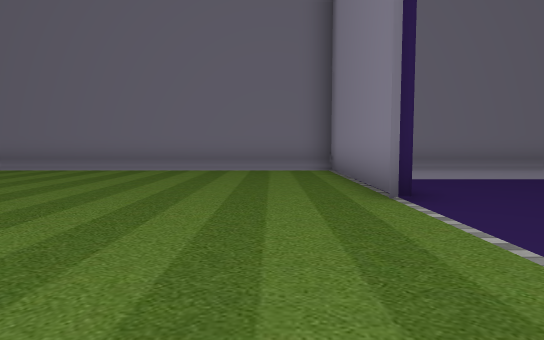
View 1 (above)

22 first-person views from a walk through a scene from a Unity 3-D project. The camera is 1.2 m above the floor, tilts 4° down and sees 75° across. The floor is counted in squares, 2 m on a side. Each view is taken from the middle of a square. On the plan, view 1 faces up. The plan holds only what a view shows up to about 10 squares ahead; the rest is blank. The place goes on beyond the plan. Some surface patterns are stand-ins.

View 2
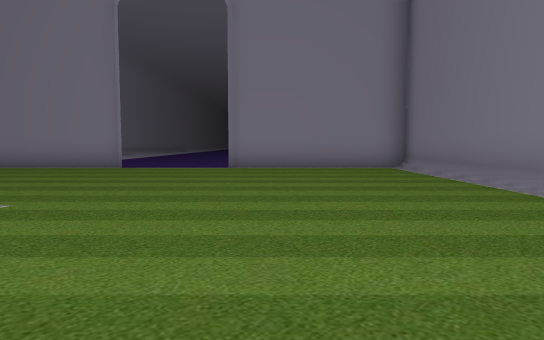

View 3
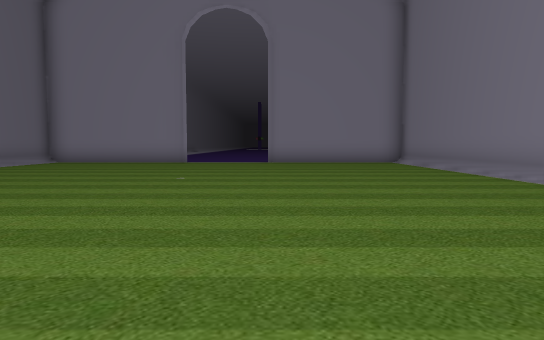

View 4
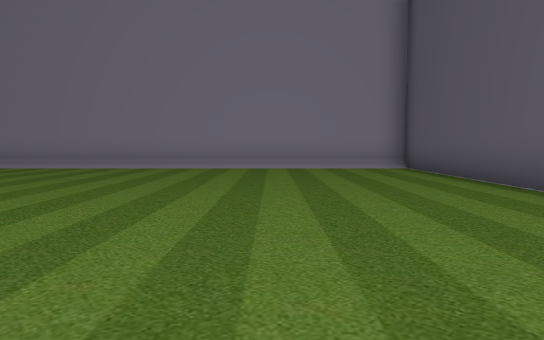

View 5
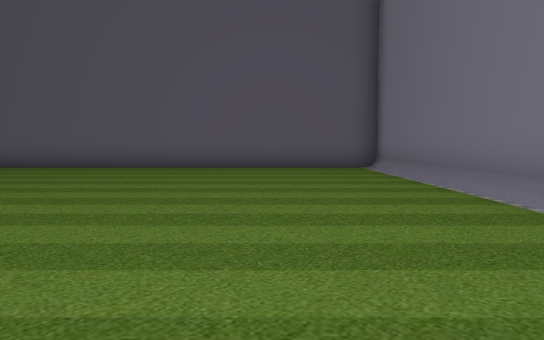

View 6
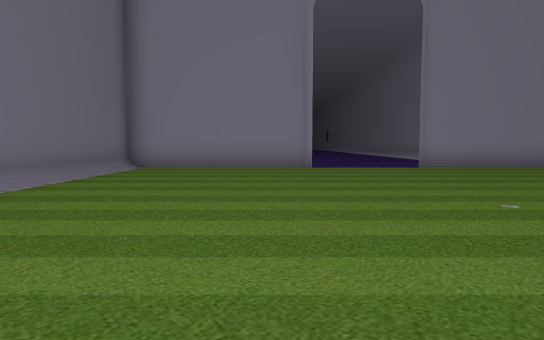

View 7
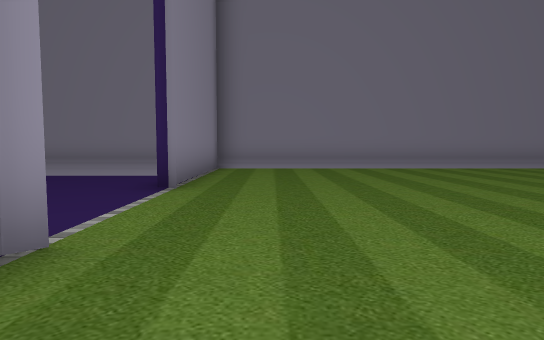

View 8
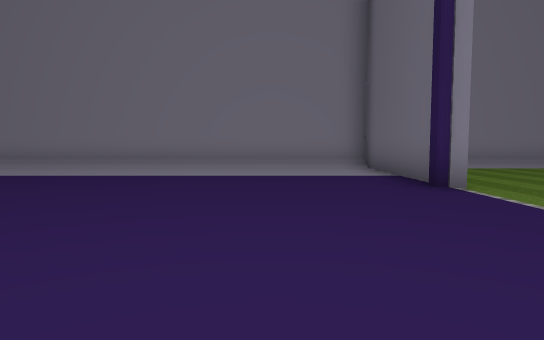

View 9
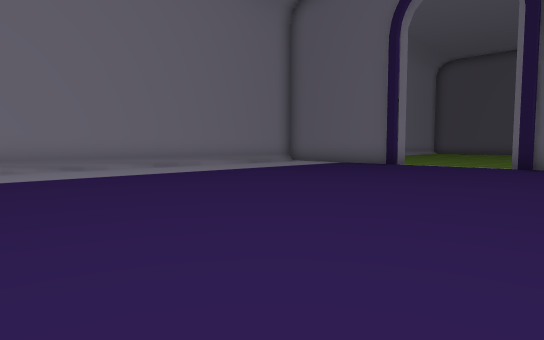

View 10
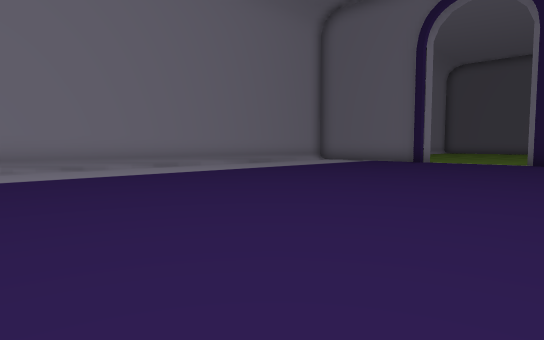

View 11
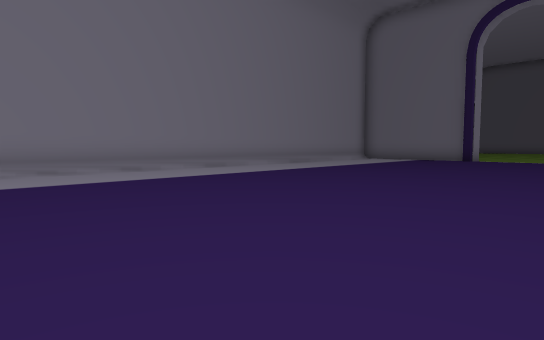

View 12
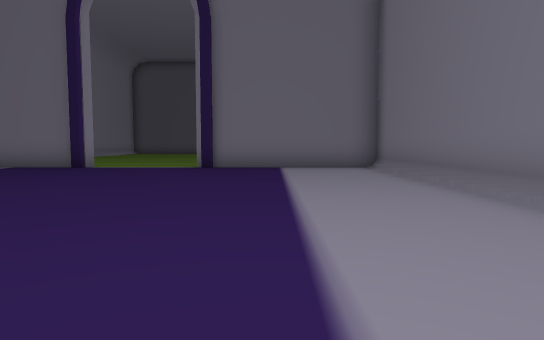

View 13
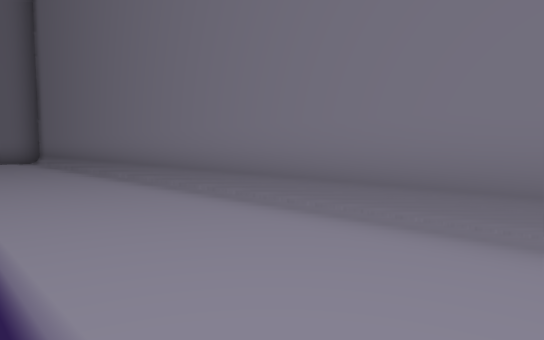

View 14
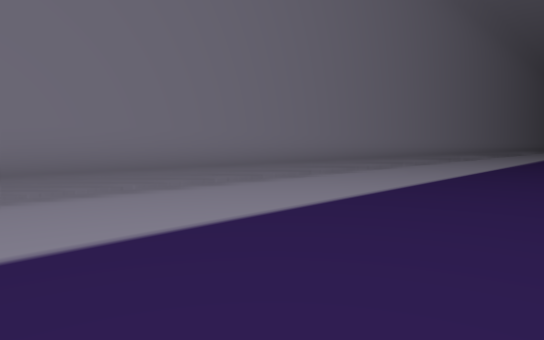

View 15
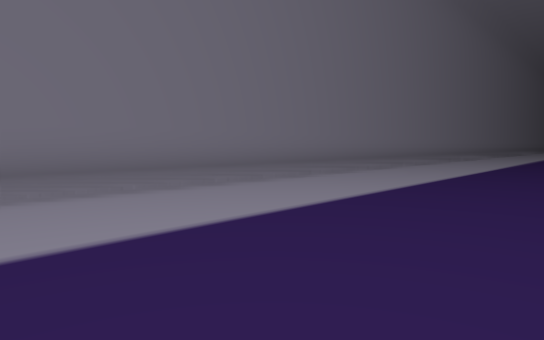

View 16
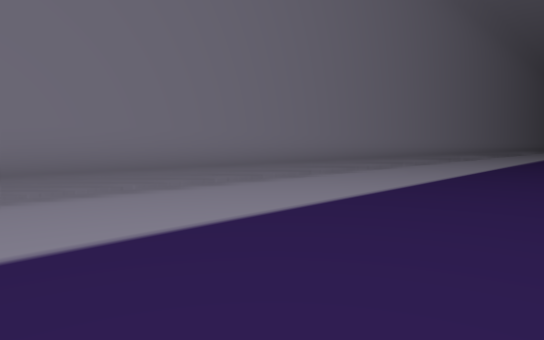

View 17
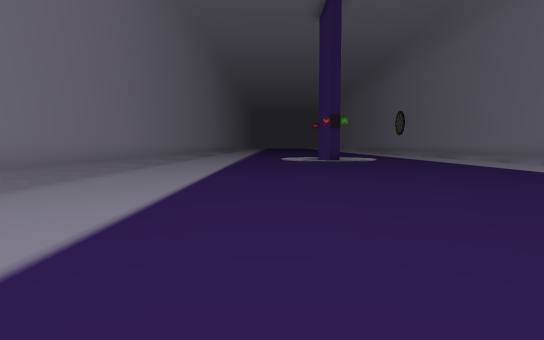

View 18
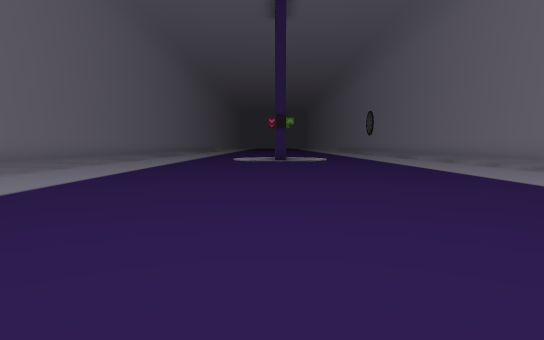

View 19
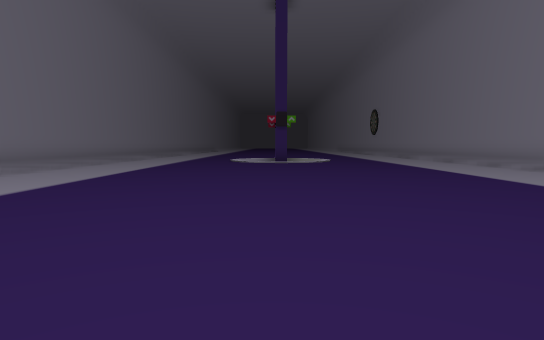

View 20
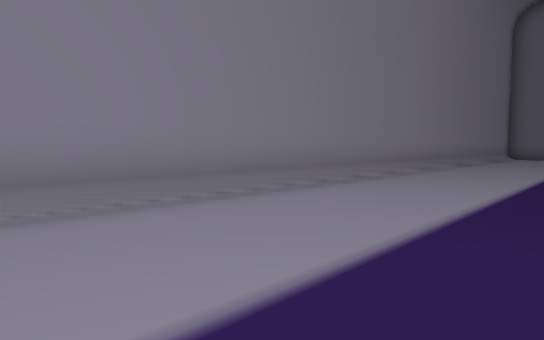

View 21
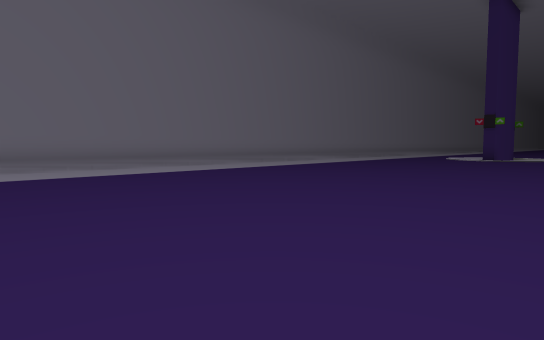

View 22
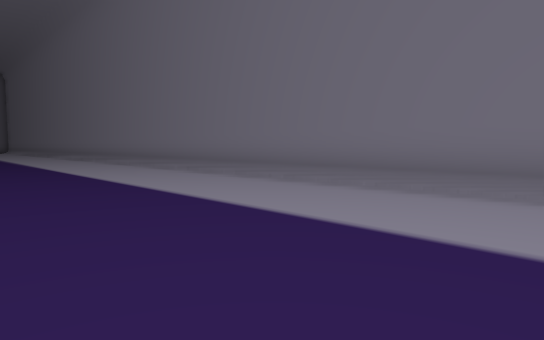

### Floor plan
Points are (right, up) in squares from view 1. A wall is a line through its corners. A room is listed if a view was taken in it or the views show most of it. See-through windows are left out.
Room 1 (views 1, 2, 3, 4, 5, 6, 7)
walls: (1.5, 4.1) (1.5, 8.9); (0.9, 8.8) (-13.6, 8.8) (-13.6, -3.5) (0.9, -3.5); (1.5, -3.6) (1.5, 1)
ways out: opening at (1, 2.5) to room 2
Room 2 (views 8, 9, 10, 11, 12, 13, 14, 15, 16, 17, 18, 19, 20, 21, 22)
walls: (31.5, -3.5) (34, -3.5); (1.7, 4.3) (1.5, 4.1); (1.5, 0.6) (1.5, -3.6); (1.3, 1.2) (1.6, 0.8); (34.1, 8.8) (0.9, 8.8); (1.5, 8.9) (1.5, 4.4); (0.9, -3.5) (18.6, -3.5)
ways out: opening at (1, 2.5) to room 1

Positions as (right, up) in squares from view 1, and headings:
1: (0, 0), facing up
2: (-8, 0), facing right
3: (-11, 1), facing right
4: (-10, 6), facing down
5: (-4, 6), facing left
6: (-8, 5), facing right
7: (0, 6), facing down
8: (4, 6), facing down
9: (12, 6), facing down-left
10: (14, 6), facing down-left
11: (16, 5), facing down-left
12: (11, 6), facing left
13: (15, 6), facing up-left
14: (12, 4), facing up-right
15: (17, 4), facing up-right
16: (21, 4), facing up-right
17: (23, 5), facing right
18: (23, 3), facing right
19: (24, 3), facing right
20: (19, 0), facing down-left
21: (21, -1), facing up-right
22: (34, 4), facing up-left
